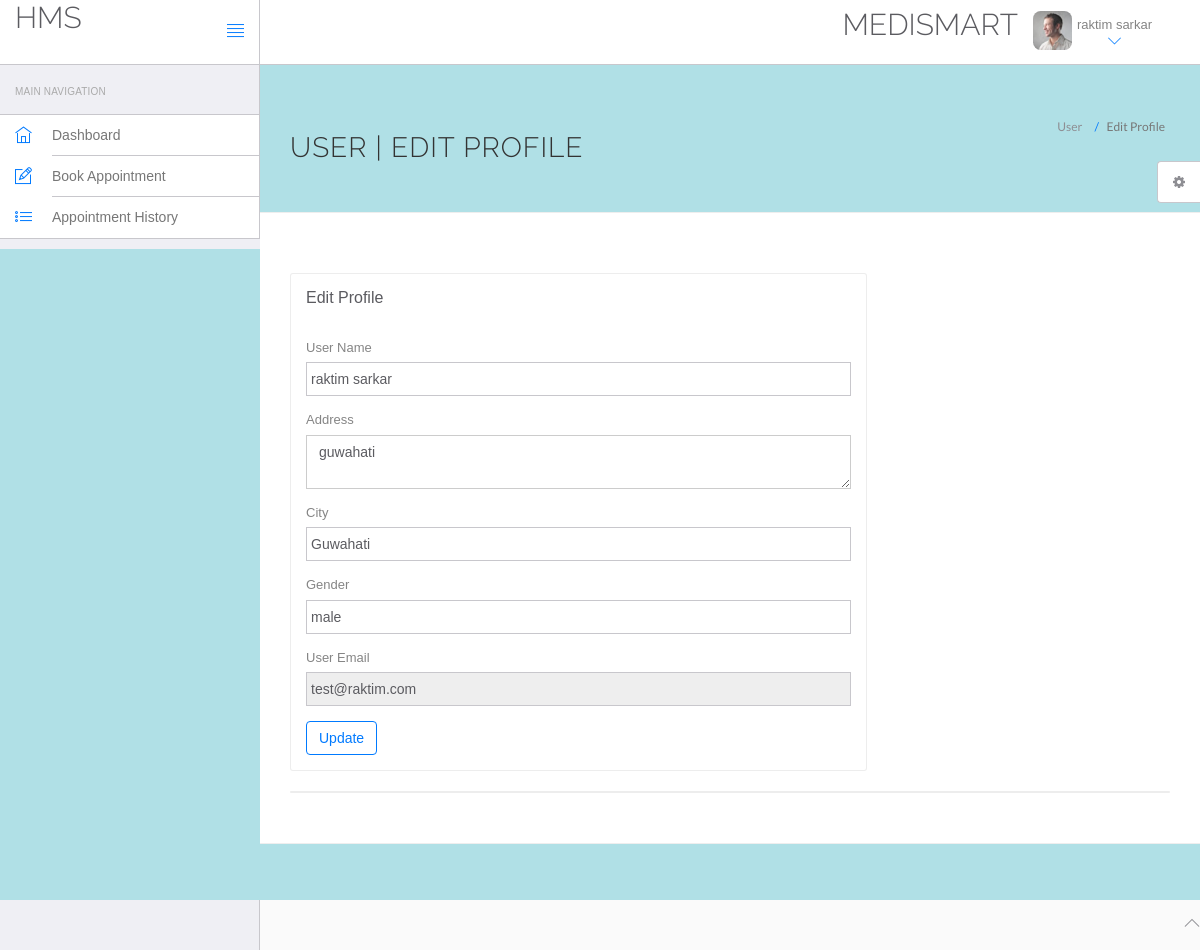
/hms/edit-profile.php (signed in), run on the app's committed database.
### tables this page shows
CREATE TABLE `users` (
  `id` int(11) NOT NULL,
  `fullName` varchar(255) NOT NULL,
  `address` longtext NOT NULL,
  `city` varchar(255) NOT NULL,
  `gender` varchar(255) NOT NULL,
  `email` varchar(255) NOT NULL,
  `password` varchar(255) NOT NULL,
  `regDate` timestamp NOT NULL DEFAULT CURRENT_TIMESTAMP,
  `updationDate` varchar(255) NOT NULL
);

### hms/edit-profile.php (the view, shortened to what this page needs)
<!DOCTYPE html>
<html lang="en">
	<head>
		<link rel="stylesheet" href="vendor/bootstrap/css/bootstrap.min.css">
		<link rel="stylesheet" href="vendor/fontawesome/css/font-awesome.min.css">
		<link rel="stylesheet" href="vendor/themify-icons/themify-icons.min.css">
		<link href="vendor/animate.css/animate.min.css" rel="stylesheet" media="screen">
		<link href="vendor/perfect-scrollbar/perfect-scrollbar.min.css" rel="stylesheet" media="screen">
		<link href="vendor/switchery/switchery.min.css" rel="stylesheet" media="screen">
		<link href="vendor/bootstrap-touchspin/jquery.bootstrap-touchspin.min.css" rel="stylesheet" media="screen">
		<link href="vendor/select2/select2.min.css" rel="stylesheet" media="screen">
		<link href="vendor/bootstrap-datepicker/bootstrap-datepicker3.standalone.min.css" rel="stylesheet" media="screen">
		<link href="vendor/bootstrap-timepicker/bootstrap-timepicker.min.css" rel="stylesheet" media="screen">
		<link rel="stylesheet" href="assets/css/styles.css">
		<link rel="stylesheet" href="assets/css/plugins.css">
		<link rel="stylesheet" href="assets/css/themes/theme-1.css" id="skin_color" />
	</head>
	<body>
		<div style="background-color:powderblue;"> id="app">
<?php include('include/sidebar.php');?>
			<div class="app-content">
						<?php include('include/header.php');?>
				<div class="main-content" >
					<div class="wrap-content container" id="container">
						<section id="page-title">
							<div class="row">
								<div class="col-sm-8">
									<h1 class="mainTitle">User | Edit Profile</h1>
																	</div>
								<ol class="breadcrumb">
									<li>
										<span>User </span>
									</li>
									<li class="active">
										<span>Edit Profile</span>
									</li>
								</ol>
							</div>
						</section>
						<div class="container-fluid container-fullw bg-white">
							<div class="row">
								<div class="col-md-12">
									<div class="row margin-top-30">
										<div class="col-lg-8 col-md-12">
											<div class="panel panel-white">
												<div class="panel-heading">
													<h5 class="panel-title">Edit Profile</h5>
												</div>
												<div class="panel-body">
									<?php $sql=mysql_query("select * from users where email='".$_SESSION['login']."'");
while($data=mysql_fetch_array($sql))
{
?>
													<form role="form" name="edit" method="post">
<div class="form-group">
															<label for="fname">
																 User Name
															</label>
	<input type="text" name="fname" class="form-control" value="<?php echo htmlentities($data['fullName']);?>" >
														</div>
<div class="form-group">
															<label for="address">
																 Address
															</label>
					<textarea name="address" class="form-control"><?php echo htmlentities($data['address']);?></textarea>
														</div>
<div class="form-group">
															<label for="city">
																 City
															</label>
		<input type="text" name="city" class="form-control" required="required"  value="<?php echo htmlentities($data['city']);?>" >
														</div>
<div class="form-group">
									<label for="gender">
																Gender
															</label>
					<input type="text" name="gender" class="form-control" required="required"  value="<?php echo htmlentities($data['gender']);?>">
														</div>
<div class="form-group">
									<label for="fess">
																 User Email
															</label>
					<input type="email" name="uemail" class="form-control"  readonly="readonly"  value="<?php echo htmlentities($data['email']);?>">
														</div>
														<?php } ?>
														<button type="submit" name="submit" class="btn btn-o btn-primary">
															Update
														</button>
													</form>
												</div>
											</div>
										</div>
											</div>
										</div>
									<div class="col-lg-12 col-md-12">
											<div class="panel panel-white">
											</div>
										</div>
									</div>
								</div>
					</div>
				</div>
			</div>
	<?php include('include/footer.php');?>
	<?php include('include/setting.php');?>
		</div>
	</body>
</html>

### hms/include/header.php (shortened to what this page needs)
<header class="navbar navbar-default navbar-static-top">
					<div class="navbar-header">
						<a class="navbar-brand" href="#">
							<h2 style="padding-top:2% ">HMS</h2>
						</a>
						<a href="#" class="sidebar-toggler pull-right visible-md visible-lg" data-toggle-class="app-sidebar-closed" data-toggle-target="#app">
							<i class="ti-align-justify"></i>
						</a>
					</div>
					<div class="navbar-collapse collapse">
						<ul class="nav navbar-right">
								<li  style="padding-top:2% ">
								<h2>MEDISMART</h2>
							</li>
							<li class="dropdown current-user">
								<a href class="dropdown-toggle" data-toggle="dropdown">
									<img src="assets/images/avatar-1.jpg" alt="Peter"> <span class="username">
									<?php $query=mysql_query("select fullName from users where id='".$_SESSION['id']."'");
while($row=mysql_fetch_array($query))
{
	echo $row['fullName'];
}
									?> <i class="ti-angle-down"></i></i></span>
								</a>
							</li>
						</ul>
					</div>
				</header>

### hms/assets/css/themes/theme-1.css (style rules this page uses)
body { background: #FAFAFA; }
header .navbar-header { background: #ffffff !important; border-right-color: #c8c7cc !important; border-bottom-color: #c8c7cc !important; }
header .navbar-header .sidebar-toggler, header .navbar-header .sidebar-mobile-toggler { color: #007aff !important; }
header .navbar-header .navbar-brand { color: #777 !important; }
header .navbar-collapse { background: #ffffff !important; border-bottom-color: #c8c7cc !important; box-shadow: none !important; }
header .navbar-collapse .navbar-right > li > a { color: #777; }
header .navbar-collapse .navbar-right > li > a i { color: #007aff !important; }

### data on the page
users: fullName "raktim sarkar", fname "raktim sarkar", address "guwahati", city "Guwahati", gender "male", uemail "test@raktim.com"
